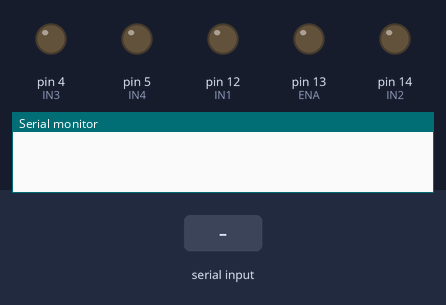
Recording of a sketch running on a simulated Arduino Uno, built with avr-gcc and run on an emulated ATmega328P. On the bench: output pins drawn as LEDs (lit = HIGH), the last lines printed to the serial monitor. The inputs (shaded band) are chosen by the test bench. Pins used as bus, display or sensor lines are not drawn.

Above: at 1.2 s.
1.3 s: "U" received over Serial
At 1.9 s:
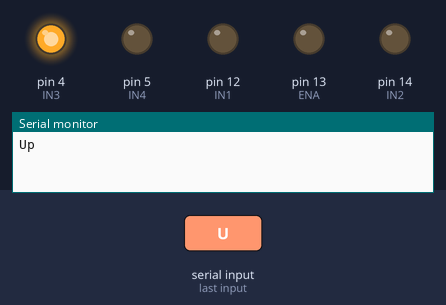
2.8 s: "D" received over Serial
At 4.0 s:
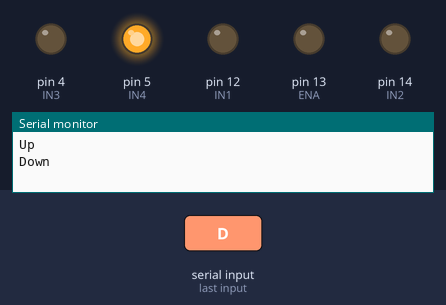
4.3 s: "R" received over Serial
At 5.4 s:
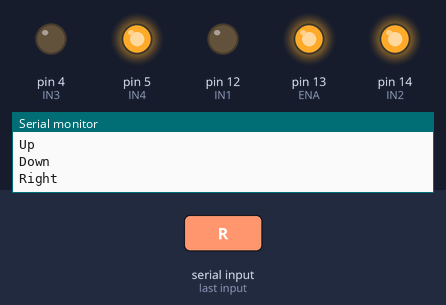
5.8 s: "1" received over Serial
At 6.5 s:
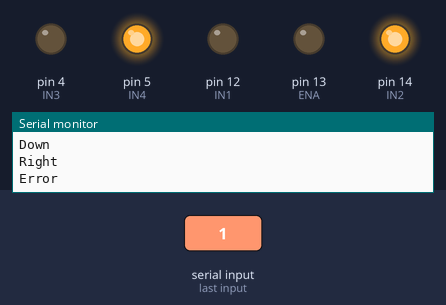
Timing chart, 0 to 8.3 s (numbered marks = the images above; inputs shaded):
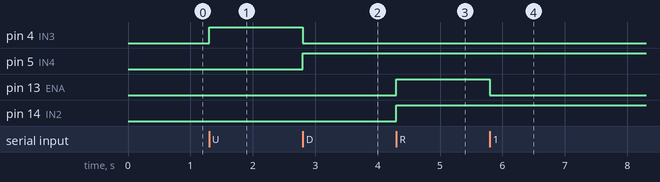

Measured:
- after the input at 1.3 s, pin 4 (IN3): LOW → HIGH at once
- after the input at 2.8 s, pin 4 (IN3): HIGH → LOW at once; pin 5 (IN4): LOW → HIGH at once
- after the input at 4.3 s, pin 13 (ENA), pin 14 (IN2): LOW → HIGH at once
- after the input at 5.8 s, pin 13 (ENA): HIGH → LOW at once

The sketch:

CARS_Progect.ino
```cpp
int IN3 = 4; // Input3 подключен к выводу 5
int IN4 = 5;
int ENB =0;

int IN1 = 12;
int IN2 = 14;
int ENA = 13;
int i;


void setup()
{
 Serial.begin(115200); // открываем соедениение с портом на скорости 115200

 pinMode (IN1, OUTPUT);
 pinMode (IN2, OUTPUT);
 pinMode (IN3, OUTPUT);
 pinMode (IN4, OUTPUT);

 pinMode (ENA, OUTPUT); //устанавливает скорость мотора ENA
 pinMode (ENB, OUTPUT); //устанавливает скорость мотора ENB


}
void loop()
{
  if (Serial.available()){
    char i = (char)Serial.read();
//    i = Serial.read();

    if (i=='U'){
        Serial.println("Up");
        digitalWrite (IN3, HIGH);
        digitalWrite (IN4, LOW);
        analogWrite(ENB,1000);
        delay(1000);
    }

    else if (i=='D'){
        Serial.println("Down");
        digitalWrite (IN3, LOW);
        digitalWrite (IN4, HIGH);
        analogWrite(ENB,1000);
        delay(1000);
    }

  else if (i=='R'){
        Serial.println("Right");
        digitalWrite (IN1, LOW);
        digitalWrite (IN2, HIGH);
        analogWrite(ENA,1000);
        delay(1000);
    }

  else if (i=='L'){
        Serial.println("Right");
        digitalWrite (IN1, HIGH);
        digitalWrite (IN2, LOW);
        analogWrite(ENA,1000);
        delay(1000);
    }
  else {
        Serial.println("Error");
        analogWrite(ENB,0);
        analogWrite(ENA,0);
        delay(5000);
      }


}

  }
```
